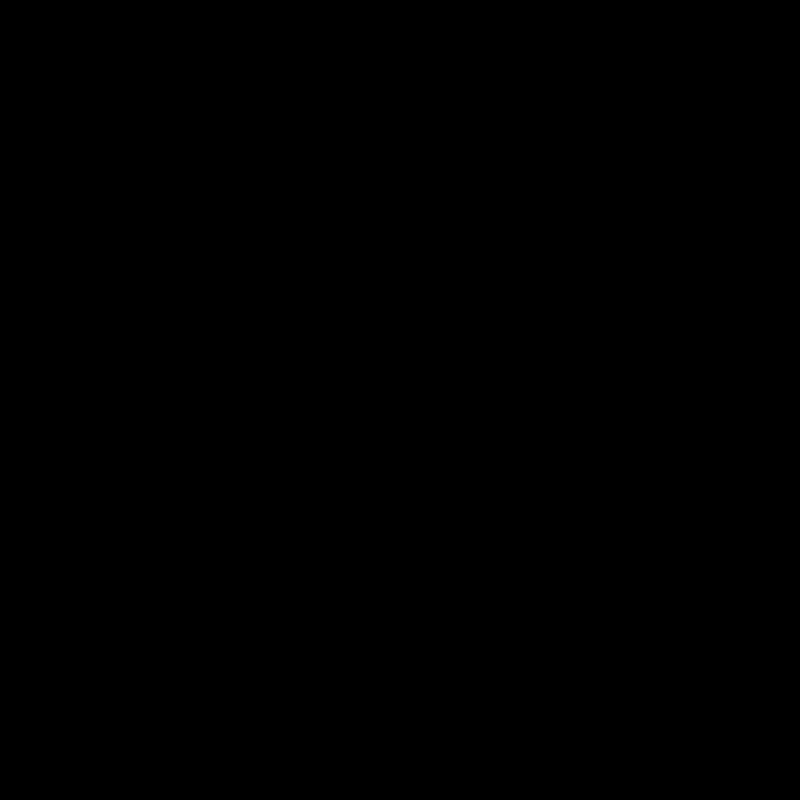
Frame 1 (no input)
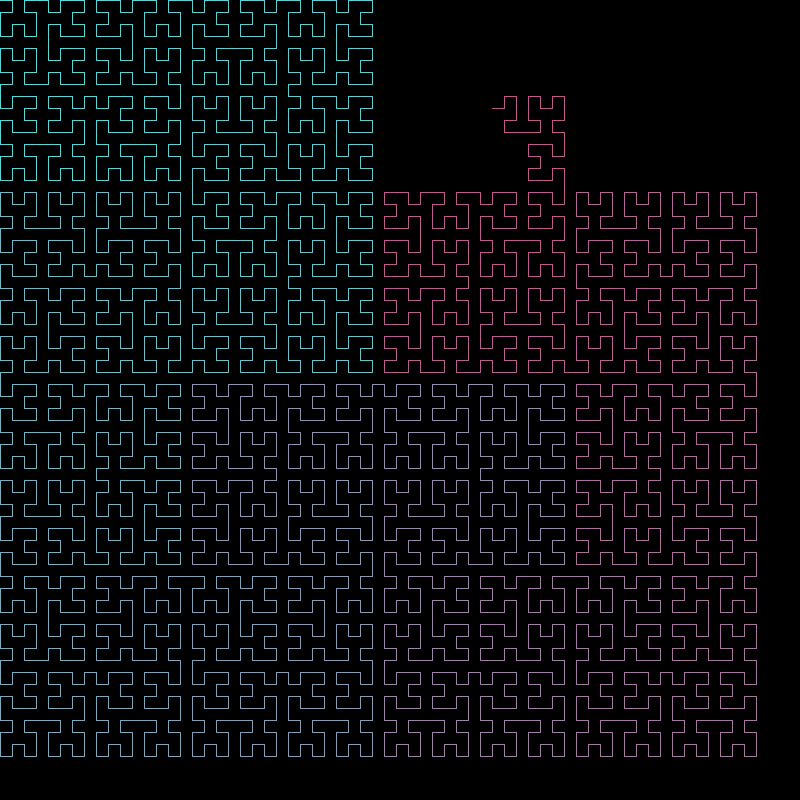
Frame 60 (the mouse pressed at the canvas centre just before this capture)
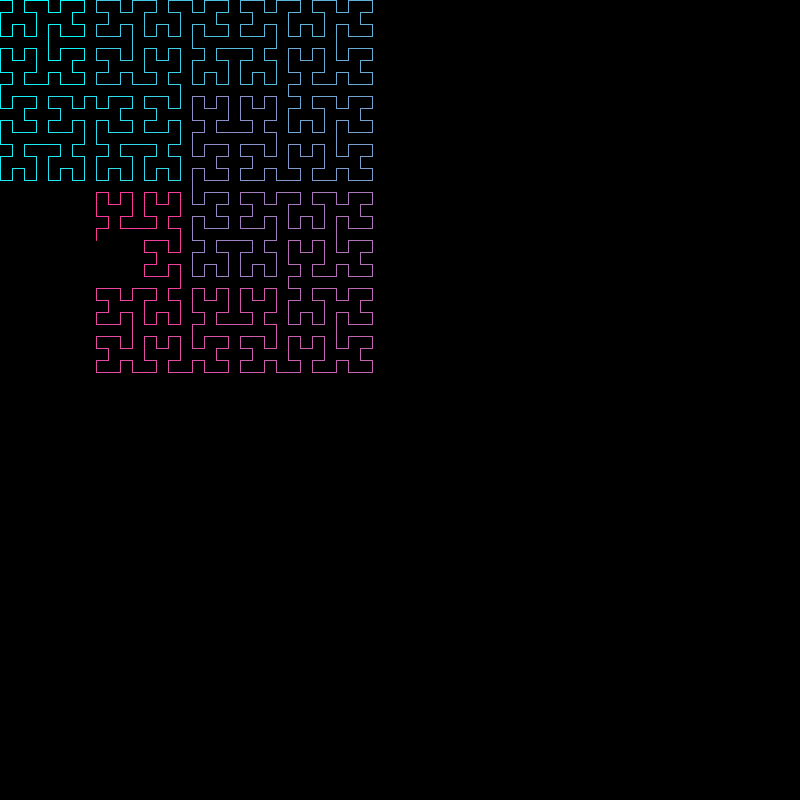
Frame 120 (the mouse held since frame 60 and released just before this capture)

The Processing sketch that drew these frames (run headless with seeded random() and noise(); from frame 60 on, the mouse is pressed at the canvas centre):

// Processing sketch: hilbert
// ── hilbert.pde
ArrayList<int[]> hilbert = new ArrayList<int[]>();
int N = (int) Math.pow(2, 6);

void setup() {
  size(800, 800);
  frameRate(60);
  
  for(int i = 0; i < N * N; i++) {
    hilbert.add(hIndexToCoords(i, N));
  }
}

int last2bits(int x) { return x & 3; }

int[] hIndexToCoords(int hIndex, int N) {
  int[][] positions = {
    {0, 0},
    {0, 1},
    {1, 1},
    {1, 0}
  };
  
  int[] tmp = positions[last2bits(hIndex)];
  hIndex >>>= 2;
  
  int x = tmp[0];
  int y = tmp[1];
  int tmpC = 0;
  
  for(int n = 4; n <= N; n *= 2) {
    int n2 = n / 2;
    
    switch(last2bits(hIndex)) {
      case 0:
        tmpC = x; x = y; y = tmpC;
        break;
      case 1:
        y += n2;
        break;
      case 2:
        x += n2;
        y += n2;
        break;
      case 3:
        tmpC = y;
        y = n2 - 1 - x;
        x = n2 - 1 - tmpC;
        x += n2;
        break;
    }
    
    hIndex >>>= 2;
  }
  
  return new int[]{x, y};
}

float amount = 0.5;

void draw() {
  background(0);
  
  //println(frameRate);
  int[] prev = {0, 0};
  int[] cur = {0, 0};
  float dm = 0.0075;
  float scl = width / N;
  float factor = (2 * Math.abs((amount % 1) - 0.5));
  
  amount += dm;
  
  for(int i = 0; i < N * N * factor; i++) {
    cur = hilbert.get(i);
    float mul = (float) i / (N * N * factor);
    //fill(150, 255 * mul, 100);
    //stroke(150, 255 * mul, 100);
    //ellipse(cur[0] * (width / N) + width / 40, cur[1] * (height / N) + width / 40, 3, 3);
    fill(255 * mul, 255 - 200 * mul, 255 - 100 * mul);
    stroke(255 * mul, 255 - 200 * mul, 255 - 100 * mul);
    line(prev[0] * scl, prev[1] * scl, cur[0] * scl, cur[1] * scl);
    prev = cur;
  }
}
